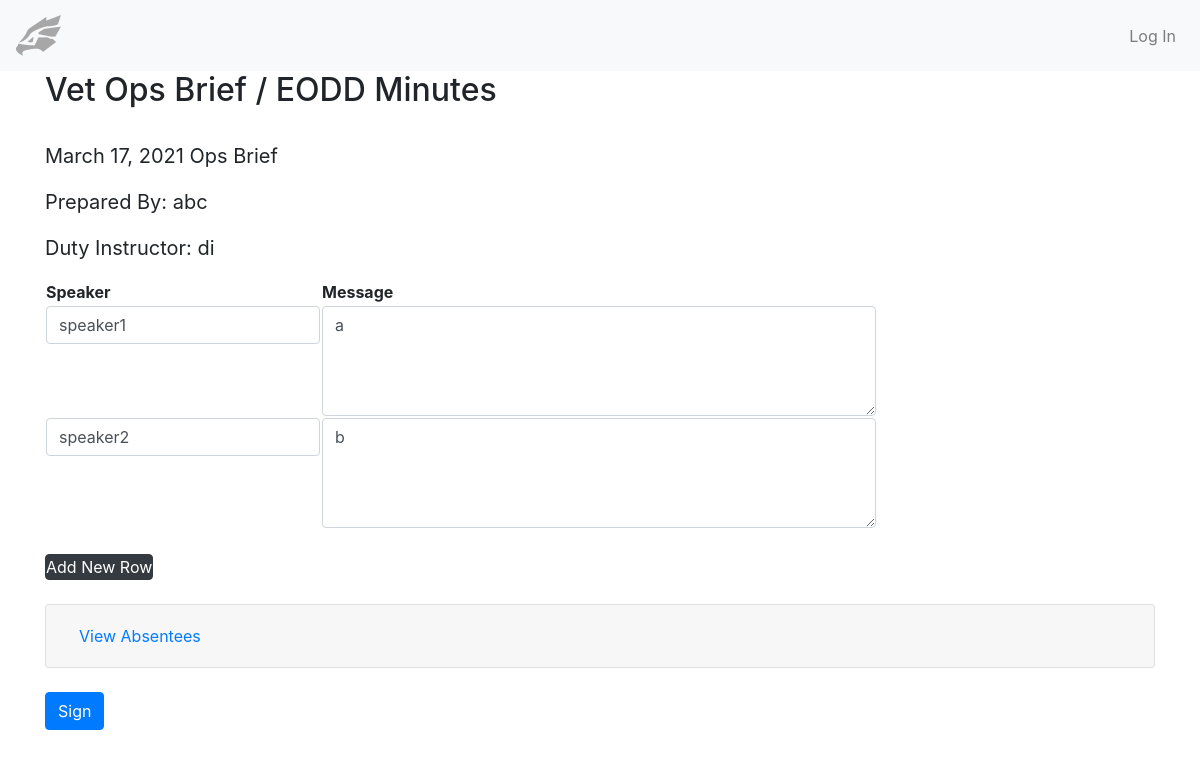
The app's page /first_app/minutestovet/2/ with its own data.
### first_app/models.py (models this page shows, shortened)
class OpsBriefMinutes(models.Model):
    class TypeOfMinutes(models.TextChoices):
        ops_brief = "Ops Brief"
        eodd = "EODD"
    type_of_minutes = models.CharField(max_length=10, choices=TypeOfMinutes.choices, default=TypeOfMinutes.ops_brief)
    date = models.DateField()
    minutes_taker = models.CharField(max_length=20)
    duty_instructor = models.CharField(max_length=20)
    vetted = models.BooleanField(default=False)

class Minutes(models.Model):
    minutes_for = models.ForeignKey(OpsBriefMinutes, on_delete=models.CASCADE)
    who_talked = models.CharField(max_length=20)
    write_up = models.TextField()

### first_app/views.py (the view, shortened to what this page needs)
# urls.py: path('minutestovet/<int:minutes_id>/', views.vet_minutes_detailview, name='vet_minutes_detailview'),
def vet_minutes_detailview(request, minutes_id):
    minutes = OpsBriefMinutes.objects.get(id=minutes_id)
    write_ups = Minutes.objects.filter(minutes_for=minutes)
    absentees = Absentee.objects.filter(minutes=minutes)
    context = {
        'minutes': minutes,
        'write_ups': write_ups,
        'absentees': absentees,
    }
    return render(request, 'vet_minutes_detailview.html', context=context)

### first_app/templates/first_app/vet_minutes_detailview.html (shortened to what this page needs)
{% extends "first_app_base.html" %}
{% load static %}
{% block content %}
<link rel="stylesheet" href="https://code.jquery.com/ui/1.12.1/themes/base/jquery-ui.css">
<div class="container">
<h2>Vet Ops Brief / EODD Minutes</h2><br>
<form method="POST" name="form1">
  <p class="lead"><b>{{  minutes.date }} {{ minutes.type_of_minutes }}</b></p>
  <p class="lead"><b>Prepared By: {{ minutes.minutes_taker }}</b></p>
  <p class="lead"><b>Duty Instructor: {{ minutes.duty_instructor }}</b></p>
  <table id="minutes-table">
    <tr>
      <th>Speaker</th>
      <th>Message</th>
    </tr>
    {% for write_up in write_ups %}
    <tr>
      <td style="vertical-align: top;"><input class="form-control" type="text" id="speaker0" name="speaker" placeholder="Speaker" value="{{write_up.who_talked}}"></td>
      <td><textarea class="form-control" id="write_up0" name="write_up" rows="4" cols="50" placeholder="Message">{{ write_up.write_up }}</textarea></td>
    </tr>
    {% endfor %}
  </table>
<br>
<button style="padding:0;" type="button" class="btn btn-dark mr-auto" id="add-new-row">Add New Row</button><br><br>
<div class="accordion" id="accordionExample">
  <div class="card">
    <div class="card-header" id="headingOne">
      <h2 class="mb-0">
        <button class="btn btn-link btn-block text-left" type="button" data-toggle="collapse" data-target="#collapseOne" aria-expanded="true" aria-controls="collapseOne">
          View Absentees
        </button>
      </h2>
    </div>
    </div>
  </div>
<br>
<button type="button" class="btn btn-primary" data-toggle="modal" data-target="#toSubmit">
  Sign
</button>
</form>
</div>
{% endblock %}

### first_app/static/first_app/style.css (style rules this page uses)
*, *::before, *::after { box-sizing: border-box; }
:root { --input-border: #8b8a8b; --input-focus-h: 245; --input-focus-s: 100%; --input-focus-l: 42%; }

### records on screen
OpsBriefMinutes: date "March 17, 2021", type_of_minutes "Ops Brief", minutes_taker "abc", duty_instructor "di"
Minutes: speaker "speaker1", write_up "a"
Minutes: speaker "speaker2", write_up "b"
